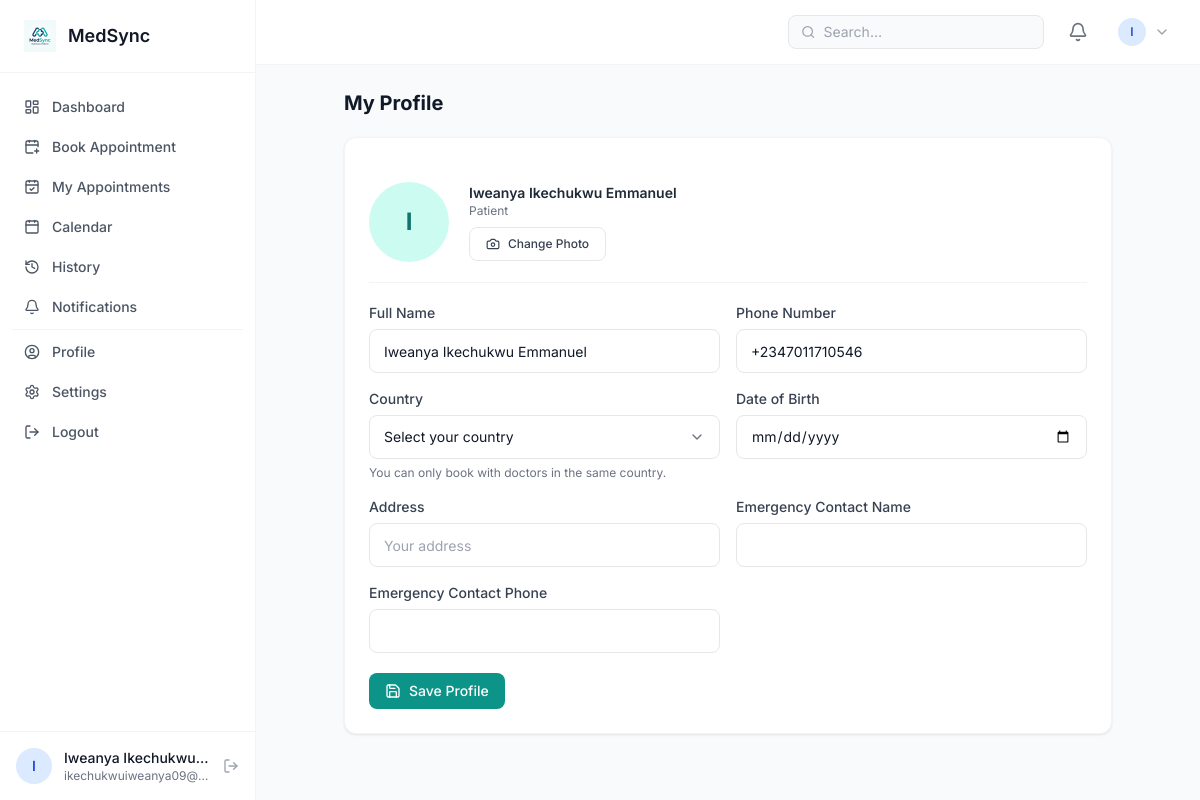
The page /accounts/profile/ (signed in) on the database its author committed.
### accounts/models.py (models this page shows, shortened)
class User(AbstractBaseUser, PermissionsMixin):
    DOCTOR = 'doctor'
    PATIENT = 'patient'
    ROLE_CHOICES = [(DOCTOR, 'Doctor'), (PATIENT, 'Patient')]
    email = models.EmailField(unique=True)
    full_name = models.CharField(max_length=255)
    phone = models.CharField(max_length=20, blank=True)
    country = models.CharField(max_length=2, blank=True)
    role = models.CharField(max_length=10, choices=ROLE_CHOICES)
    is_active = models.BooleanField(default=True)
    is_staff = models.BooleanField(default=False)
    is_verified = models.BooleanField(default=False)
    date_joined = models.DateTimeField(default=timezone.now)
    USERNAME_FIELD = 'email'
    REQUIRED_FIELDS = ['full_name']
    objects = UserManager()
    @property
    def is_doctor(self):
        return self.role == self.DOCTOR
    @property
    def display_name(self):
        if self.role == self.DOCTOR:
            return f'Dr. {self.full_name}'
        return self.full_name
    def get_photo_url(self):
        if self.role == self.DOCTOR:
            try:
                if self.doctor_profile.photo:
                    return self.doctor_profile.photo.url
            except DoctorProfile.DoesNotExist:
                pass
        else:
            try:
                if self.patient_profile.photo:
                    return self.patient_profile.photo.url
            except PatientProfile.DoesNotExist:
                pass
        return None

class PatientProfile(models.Model):
    user = models.OneToOneField(User, on_delete=models.CASCADE, related_name='patient_profile')
    date_of_birth = models.DateField(null=True, blank=True)
    photo = models.ImageField(upload_to='patients/photos/', blank=True, null=True)
    address = models.CharField(max_length=255, blank=True)
    emergency_contact_name = models.CharField(max_length=100, blank=True)
    emergency_contact_phone = models.CharField(max_length=20, blank=True)

### accounts/views.py (the view)
# urls.py: path('profile/', views.profile_view, name='profile_view'),
@login_required
def profile_view(request):
    user = request.user
    if user.is_doctor:
        profile = user.doctor_profile
        if request.method == 'POST':
            form = DoctorProfileForm(request.POST, request.FILES, instance=profile, user=user)
            if form.is_valid():
                form.save()
                messages.success(request, 'Profile updated successfully!')
                return redirect('doctor_profile')
        else:
            form = DoctorProfileForm(instance=profile, user=user)
        return render(request, 'accounts/doctor_profile.html', {'form': form, 'profile': profile})
    else:
        profile = user.patient_profile
        if request.method == 'POST':
            form = PatientProfileForm(request.POST, request.FILES, instance=profile, user=user)
            if form.is_valid():
                form.save()
                messages.success(request, 'Profile updated successfully!')
                return redirect('patient_profile')
        else:
            form = PatientProfileForm(instance=profile, user=user)
        return render(request, 'accounts/patient_profile.html', {'form': form, 'profile': profile})

### accounts/forms.py (shortened to what this page needs)
class PatientProfileForm(PhotoValidationMixin, CountryProfileMixin, forms.ModelForm):
    full_name = forms.CharField(max_length=255)
    phone = forms.CharField(max_length=20, required=False)
    class Meta:
        model = PatientProfile
        fields = ['date_of_birth', 'photo', 'address',
                  'emergency_contact_name', 'emergency_contact_phone']
        widgets = {'date_of_birth': forms.DateInput(attrs={'type': 'date'})}
    def __init__(self, *args, **kwargs):
        self.user = kwargs.pop('user', None)
        super().__init__(*args, **kwargs)
        self.init_country()
        if self.user:
            self.fields['full_name'].initial = self.user.full_name
            self.fields['phone'].initial = self.user.phone

### accounts/forms.py (called while the page is built)
    def init_country(self):
        self.fields['country'] = forms.ChoiceField(
            choices=[('', 'Select your country')] + list(COUNTRY_CHOICES),
            required=False,
            label='Country',
            help_text='Patients can only book with doctors in the same country.',
        )
        if self.user:
            self.fields['country'].initial = self.user.country

### core/context_processors.py (called while the page is built)
def unread_notifications(request):
    if request.user.is_authenticated:
        count = request.user.notifications.filter(is_read=False).count()
        return {'unread_notifications_count': count}
    return {'unread_notifications_count': 0}

### templates/accounts/patient_profile.html (shortened to what this page needs)
{% extends "base_dashboard.html" %}
{% block sidebar_nav %}{% include "partials/patient_nav.html" %}{% endblock %}
{% block content %}
<div class="max-w-3xl mx-auto space-y-5">
  <h1 class="text-xl font-bold text-gray-900">My Profile</h1>
  <div class="card p-6 rounded-xl">
    <form method="post" enctype="multipart/form-data" novalidate class="space-y-5">
      <div class="flex items-center gap-5">
        {% if profile.photo %}
          <img src="{{ profile.photo.url }}" alt="Photo" data-avatar-preview
               class="w-20 h-20 rounded-full object-cover border-2 border-gray-100" />
        {% else %}
          <div class="w-20 h-20 rounded-full bg-teal-100 flex items-center justify-center" data-avatar-preview>
            <span class="text-2xl font-bold text-teal-700">{{ request.user.full_name|first|upper }}</span>
          </div>
        {% endif %}
        <div>
          <p class="text-sm font-semibold text-gray-800">{{ request.user.full_name }}</p>
          <p class="text-xs text-gray-500 mb-2">Patient</p>
          {% include "partials/photo_field.html" with errors=form.photo.errors %}
        </div>
      </div>
      <hr class="border-gray-100" />
      <div class="grid sm:grid-cols-2 gap-4">
        <div>
          <label class="form-label">Full Name</label>
          <input type="text" name="full_name" value="{{ form.full_name.value|default:'' }}" class="form-input" required />
        </div>
        <div>
          <label class="form-label">Phone Number</label>
          <input type="tel" name="phone" value="{{ form.phone.value|default:'' }}" class="form-input" />
        </div>
        {% include "partials/select_field.html" with id="country" name="country" label="Country" choices=form.fields.country.choices selected=form.country.value errors=form.country.errors hint="You can only book with doctors in the same country." %}
        <div>
          <label class="form-label">Date of Birth</label>
          <input type="date" name="date_of_birth" value="{{ form.date_of_birth.value|default:'' }}" class="form-input" />
        </div>
        <div>
          <label class="form-label">Address</label>
          <input type="text" name="address" value="{{ form.address.value|default:'' }}" placeholder="Your address" class="form-input" />
        </div>
        <div>
          <label class="form-label">Emergency Contact Name</label>
          <input type="text" name="emergency_contact_name" value="{{ form.emergency_contact_name.value|default:'' }}" class="form-input" />
        </div>
        <div>
          <label class="form-label">Emergency Contact Phone</label>
          <input type="tel" name="emergency_contact_phone" value="{{ form.emergency_contact_phone.value|default:'' }}" class="form-input" />
        </div>
      </div>
      <button type="submit" class="btn-primary">
        <i data-lucide="save" class="w-4 h-4"></i> Save Profile
      </button>
    </form>
  </div>
</div>
{% endblock %}

### templates/base_dashboard.html (shortened to what this page needs)
{% extends "base.html" %}
{% block body %}
<div class="min-h-screen flex">
  <aside id="sidebar" class="hidden lg:flex flex-col w-64 bg-white border-r border-gray-100 fixed inset-y-0 left-0 z-30">
    <div class="flex items-center gap-3 px-6 py-5 border-b border-gray-100">
      <img src="/static/images/medsync_logo.png" alt="MedSync" class="h-8 w-auto" />
      <span class="font-semibold text-gray-900 text-lg">MedSync</span>
    </div>
    <nav class="flex-1 py-4 px-3 space-y-1 overflow-y-auto">
      {% block sidebar_nav %}{% endblock %}
    </nav>
    <div class="p-4 border-t border-gray-100">
      <div class="flex items-center gap-3">
        {% if request.user.get_photo_url %}
          <img src="{{ request.user.get_photo_url }}" alt="avatar" class="w-9 h-9 rounded-full object-cover" />
        {% else %}
          <div class="w-9 h-9 rounded-full bg-primary-100 flex items-center justify-center">
            <span class="text-sm font-semibold text-primary-700">{{ request.user.full_name|first|upper }}</span>
          </div>
        {% endif %}
        <div class="flex-1 min-w-0">
          <p class="text-sm font-medium text-gray-900 truncate">{{ request.user.display_name }}</p>
          <p class="text-xs text-gray-500 truncate">{{ request.user.email }}</p>
        </div>
        <a href="{% url 'accounts:confirm_delete' %}" class="text-gray-400 hover:text-red-500 transition-colors" title="Logout">
          <i data-lucide="log-out" class="w-4 h-4"></i>
        </a>
      </div>
    </div>
  </aside>
  <div class="flex-1 lg:ml-64 flex flex-col min-h-screen">
    <header class="sticky top-0 z-10 bg-white border-b border-gray-100 px-4 lg:px-6 py-3 flex items-center gap-4">
      <div class="hidden md:flex items-center gap-2 bg-gray-50 border border-gray-200 rounded-lg px-3 py-1.5 w-64">
        <i data-lucide="search" class="w-4 h-4 text-gray-400"></i>
        <input type="text" placeholder="Search…" class="bg-transparent text-sm text-gray-700 outline-none w-full placeholder:text-gray-400" />
      </div>
      <a href="{% url 'notification_list' %}" class="relative text-gray-500 hover:text-gray-700 p-2 rounded-lg hover:bg-gray-50 transition-colors">
        <i data-lucide="bell" class="w-5 h-5"></i>
      </a>
      <div class="relative" id="profile-dropdown-container">
        <button onclick="toggleDropdown()" class="flex items-center gap-2 p-1.5 rounded-lg hover:bg-gray-50 transition-colors">
          {% if request.user.get_photo_url %}
            <img src="{{ request.user.get_photo_url }}" alt="avatar" class="w-7 h-7 rounded-full object-cover" />
          {% else %}
            <div class="w-7 h-7 rounded-full bg-primary-100 flex items-center justify-center">
              <span class="text-xs font-semibold text-primary-700">{{ request.user.full_name|first|upper }}</span>
            </div>
          {% endif %}
          <i data-lucide="chevron-down" class="w-4 h-4 text-gray-400"></i>
        </button>
      </div>
    </header>
    <main class="flex-1 p-4 lg:p-6">
      {% block content %}{% endblock %}
    </main>
  </div>
</div>
{% endblock %}

### templates/base.html (shortened to what this page needs)
<!DOCTYPE html>
<html lang="en" class="h-full scroll-smooth">
<head>
  <script src="https://cdn.tailwindcss.com"></script>
</head>
<body class="h-full bg-gray-50 text-gray-900 font-sans antialiased">
  {% block body %}{% endblock %}
</body>
</html>

### templates/partials/patient_nav.html (shortened to what this page needs)
<a href="{% url 'patient_dashboard' %}" class="flex items-center gap-3 px-3 py-2 rounded-lg text-sm font-medium transition-colors {% if request.resolver_match.url_name == 'patient_dashboard' %}bg-teal-50 text-teal-700{% else %}text-gray-600 hover:bg-gray-50 hover:text-gray-900{% endif %}">
  <i data-lucide="layout-dashboard" class="w-4 h-4"></i> Dashboard
</a>
<a href="{% url 'find_doctor' %}" class="flex items-center gap-3 px-3 py-2 rounded-lg text-sm font-medium transition-colors {% if request.resolver_match.url_name == 'find_doctor' or request.resolver_match.url_name == 'book_appointment' %}bg-teal-50 text-teal-700{% else %}text-gray-600 hover:bg-gray-50 hover:text-gray-900{% endif %}">
  <i data-lucide="calendar-plus" class="w-4 h-4"></i> Book Appointment
</a>
<a href="{% url 'patient_appointments' %}" class="flex items-center gap-3 px-3 py-2 rounded-lg text-sm font-medium transition-colors {% if request.resolver_match.url_name == 'patient_appointments' or request.resolver_match.url_name == 'patient_appointment_detail' %}bg-teal-50 text-teal-700{% else %}text-gray-600 hover:bg-gray-50 hover:text-gray-900{% endif %}">
  <i data-lucide="calendar-check" class="w-4 h-4"></i> My Appointments
</a>
<a href="{% url 'patient_calendar' %}" class="flex items-center gap-3 px-3 py-2 rounded-lg text-sm font-medium transition-colors {% if request.resolver_match.url_name == 'patient_calendar' %}bg-teal-50 text-teal-700{% else %}text-gray-600 hover:bg-gray-50 hover:text-gray-900{% endif %}">
  <i data-lucide="calendar" class="w-4 h-4"></i> Calendar
</a>
<a href="{% url 'patient_history' %}" class="flex items-center gap-3 px-3 py-2 rounded-lg text-sm font-medium transition-colors {% if request.resolver_match.url_name == 'patient_history' %}bg-teal-50 text-teal-700{% else %}text-gray-600 hover:bg-gray-50 hover:text-gray-900{% endif %}">
  <i data-lucide="history" class="w-4 h-4"></i> History
</a>
<a href="{% url 'notification_list' %}" class="flex items-center gap-3 px-3 py-2 rounded-lg text-sm font-medium transition-colors {% if request.resolver_match.url_name == 'notification_list' %}bg-teal-50 text-teal-700{% else %}text-gray-600 hover:bg-gray-50 hover:text-gray-900{% endif %}">
  <i data-lucide="bell" class="w-4 h-4"></i> Notifications
</a>
<hr class="border-gray-100 my-2" />
<a href="{% url 'accounts:profile_view' %}" class="flex items-center gap-3 px-3 py-2 rounded-lg text-sm font-medium text-gray-600 hover:bg-gray-50 hover:text-gray-900 transition-colors">
  <i data-lucide="user-circle" class="w-4 h-4"></i> Profile
</a>
<a href="{% url 'accounts:settings_view' %}" class="flex items-center gap-3 px-3 py-2 rounded-lg text-sm font-medium text-gray-600 hover:bg-gray-50 hover:text-gray-900 transition-colors">
  <i data-lucide="settings" class="w-4 h-4"></i> Settings
</a>
<a href="{% url 'accounts:confirm_delete' %}" class="flex items-center gap-3 px-3 py-2 rounded-lg text-sm font-medium text-gray-600 hover:bg-red-50 hover:text-red-600 transition-colors">
  <i data-lucide="log-out" class="w-4 h-4"></i> Logout
</a>

### templates/partials/photo_field.html (shortened to what this page needs)
<label class="btn-secondary cursor-pointer text-xs">
  <i data-lucide="camera" class="w-3.5 h-3.5"></i> Change Photo
</label>

### templates/partials/select_field.html (shortened to what this page needs)
<div class="form-field">
  <label for="{{ id }}" class="form-label">{{ label }}</label>
  <select name="{{ name }}"
          id="{{ id }}"
          class="form-select{% if errors %} input-error{% endif %}"
          {% if errors or hint %}aria-describedby="{{ id }}-msg"{% endif %}
          {% if required %}required{% endif %}>
    {% for opt_value, opt_label in choices %}
      <option value="{{ opt_value }}" {% if selected == opt_value %}selected{% endif %}>{{ opt_label }}</option>
    {% endfor %}
  </select>
  {% if errors %}
    <p class="form-error" id="{{ id }}-msg">
      <i data-lucide="alert-circle" class="w-3.5 h-3.5 flex-shrink-0 mt-px"></i>
      <span>{{ errors.0 }}</span>
    </p>
  {% elif hint %}
    <span class="form-hint" id="{{ id }}-msg">{{ hint }}</span>
  {% endif %}
</div>

### rows shown on the page
User: user.full_name|first "I", user.display_name "Iweanya Ikechukwu…", user.email "ikechukwuiweanya09@…", user.full_name "Iweanya Ikechukwu Emmanuel", full_name "Iweanya Ikechukwu Emmanuel", phone "+2347011710546"

### other values the page prints
{{ label }} "Country"
{{ hint }} "You can only book with doctors in the same country."
form field country "Select your country"
